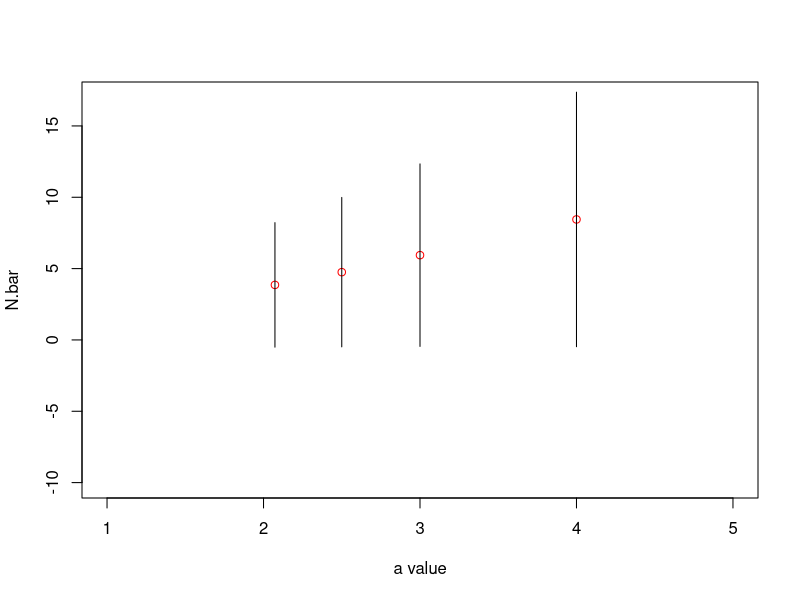
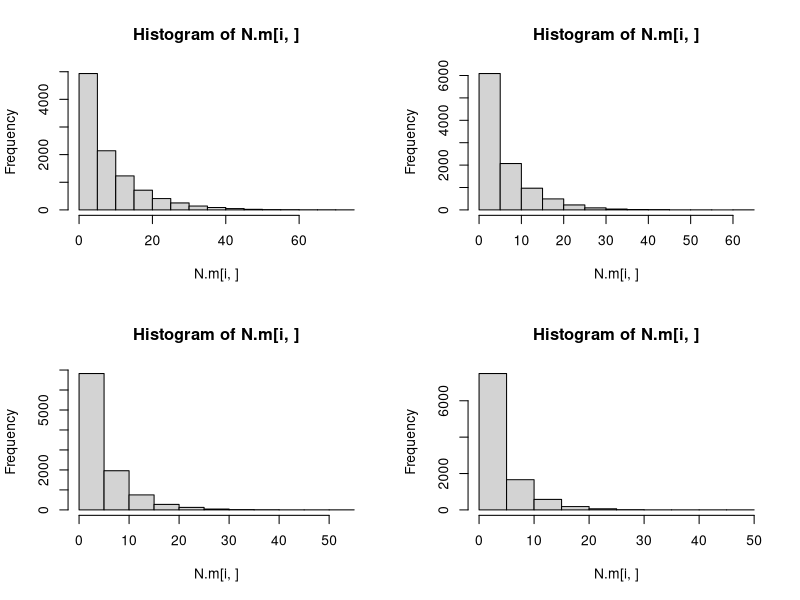

These figures' R source, in order:
rm(list = ls())
par(mfrow=c(1,1))
Niha<-c(rep(0 ,40000))
N.m<-matrix(Niha ,  nrow = 4 , byrow = 10000)
c<-c(4,3,2.5,2.073)
for (k in 1:4){for(i in 1:10000){
  
N<-0
a<-c[k]
n<-1
u<-runif(n)
y<-runif(n)
g<-function(y){g=1}
f<-function(y){f=pbeta(y,4,3)}
while(f(y)/a*g(y)<u)
{
  N<-N+1
  u<-runif(n)
  y<-runif(n)
N.m[k,i]<-N
}}
  }
z<-apply(N.m , 1 ,mean)
x<-apply(N.m , 1 ,sd)

plot(c , z,type="p" , col="red" ,xlab= "a value" , ylab = "N.bar" ,xlim = c(1,5) , ylim = c(-10,17) )
for(i in 1:4){
  segments(c[i],z[i]-x[i],x1=c[i] , y1 = z[i]+x[i] , col = "black")}
ks.test(N.m[1,],"pnorm" , mean=z[1], sd=x[1])


N<-0
a<-2.073
n<-10000
u<-runif(n)
y<-runif(n)
g<-function(y){g=1}
f<-function(y){f=pbeta(y,4,3)}
for(i in 1:10000){
if(f(y[i])/a*g(y[i])>=u[i]){
  N<-N+1
  
}
}
print(N)
par(mfrow=c(2,2))
for(i in 1:4){
  hist(N.m[i,])}
